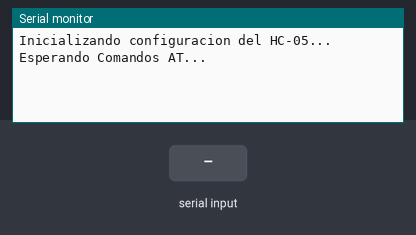
Bench run of a sketch on a simulated Arduino Uno, built with avr-gcc and run on an emulated ATmega328P. Parts: the last lines printed to the serial monitor. The inputs (shaded band) are chosen by the test bench.

Above: at 1.2 s.
1.3 s: "1" received over Serial
At 2.5 s:
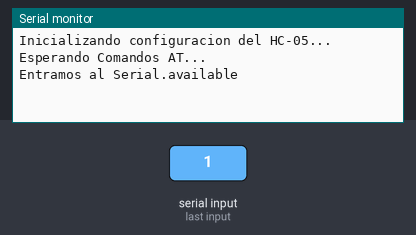
2.8 s: "1" received over the second serial link
At 4.0 s:
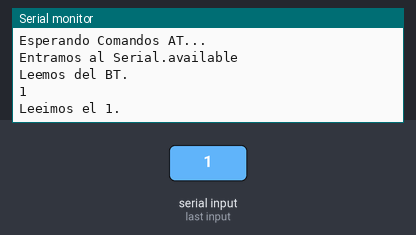
4.3 s: "0" received over the second serial link
At 5.4 s:
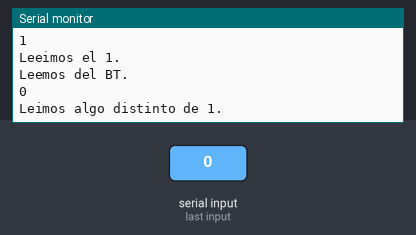

The sketch:

bluetooth.ino
```cpp
#include <SoftwareSerial.h>

// PIN 11 -> RX de Arduino
// PIN 12 -> TX de Arduino
SoftwareSerial BTSerial(11, 12);   // RX | TX
char msg_recibido = ' ';
String msg;


void setup()
{
  Serial.begin(9600);
  Serial.println("Inicializando configuracion del HC-05...");

  BTSerial.begin(9600);
  Serial.println("Esperando Comandos AT...");
}

void loop()
{

  if (BTSerial.available())
  {
    Serial.println("Leemos del BT.");
    msg_recibido = BTSerial.read();
    Serial.println(msg_recibido);
    if (msg_recibido == '1')
    {
      Serial.println("Leeimos el 1.");
    } else {
      Serial.println("Leimos algo distinto de 1.");
    }
  }

  if (Serial.available())
  {
    Serial.println("Entramos al Serial.available");
    msg_recibido = Serial.read();
    BTSerial.write(msg_recibido);
  }
}
```

Measured:
- after the input at 1.3 s, the serial monitor: prints a new line at once (image 1)
- after the input at 2.8 s, the serial monitor: prints a new line at once (image 2)
- after the input at 4.3 s, the serial monitor: prints a new line at once (image 3)
